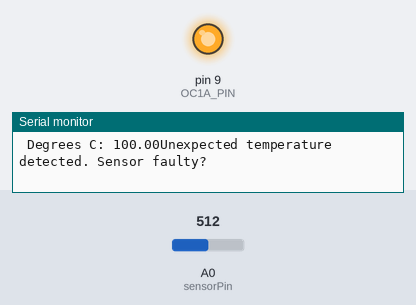
Recording of a sketch running on a simulated Arduino Uno, built with avr-gcc and run on an emulated ATmega328P. Shown: output pins drawn as LEDs (lit = HIGH), the last lines printed to the serial monitor. Inputs (shaded band) come from the test bench; at power-on: A0 (sensorPin) = 512.

Above: at 1.2 s.
1.3 s: A0 (sensorPin) set to 122
At 1.7 s:
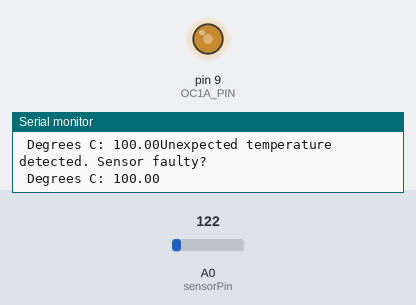
2.8 s: A0 (sensorPin) set to 107
4.3 s: A0 (sensorPin) set to 95
At 5.5 s:
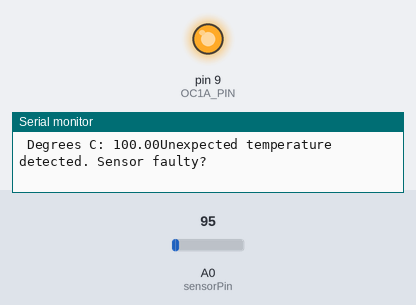
Timing chart, 0 to 7.3 s (numbered marks = the images above; inputs shaded):
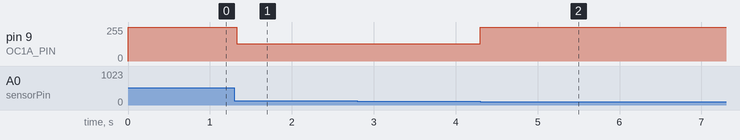

The sketch:

src.ino
```cpp
// PWM code stolen from : https://create.arduino.cc/projecthub/tylerpeppy/25-khz-4-pin-pwm-fan-control-with-arduino-uno-3005a1

const byte OC1A_PIN = 9;
const byte OC1B_PIN = 10;

const word PWM_FREQ_HZ = 25000; //Adjust this value to adjust the frequency (Frequency in HZ!) (Set currently to 25kHZ)
const word TCNT1_TOP = 16000000 / (2 * PWM_FREQ_HZ);

#define MIN_FAN_SPEED 50  // Minimum allowed fan speed (% duty cycle)
#define MAX_FAN_SPEED 100 // Maxium fan speed (% duty cycle)

// Temperature limits. Between these limits fan speed increases lineraly with temperature
#define TEMP_MIN 25.0  // Below this temperature fan runs at MIN_FAN_SPEED (deg C)
#define TEMP_MAX 40.0  // Abobe this temperature fan runs at MAX_FAN_SPEED (deg C)

// States
#define STATE_MAX_SPEED 0
#define STATE_MIN_SPEED 1
#define STATE_LINEAR 2

// Linear constants
const float divisor = max((TEMP_MAX - TEMP_MIN), 1.0);  // Make sure we don't divide with 0 by mistake
const float k = (MAX_FAN_SPEED - MIN_FAN_SPEED) / divisor;
const float m = MIN_FAN_SPEED - k * TEMP_MIN;

// Temp sensor code
const int sensorPin = A0;
// Temp sensor code end

void setup() {

  // Temp sensor code start
  Serial.begin(9600); // Open a serial port
  // Temp sensor code end

  pinMode(OC1A_PIN, OUTPUT);

  // Clear Timer1 control and count registers
  TCCR1A = 0;
  TCCR1B = 0;
  TCNT1  = 0;

  TCCR1A |= (1 << COM1A1) | (1 << WGM11);
  TCCR1B |= (1 << WGM13) | (1 << CS10);
  ICR1 = TCNT1_TOP;

}

void loop() {
  static int state = STATE_MAX_SPEED;
  static byte pwmDuty = 100;
  // Temp sensor code start
  int sensorVal = analogRead(sensorPin);
  // Serial.print("Sensor value: ");
  // Serial.print(sensorVal);

  // Convert ADC reading to voltage
  float voltage = (sensorVal / 1024.0) * 5.0;
  // Serial.print(", Volts: ");
  // Serial.print(voltage);

  // Convert to degC
  float temperature = (voltage - .5) * 100;

  // Do some error handling of the calculated temperature.
  // If temperature is negative or temperature > 100 degC the sensor is probably faulty.
  if (temperature < 0.0 || temperature > 100.0)
  {
    temperature = 100.0;
    Serial.println("Unexpected temperature detected. Sensor faulty?");
    Serial.print(" Degrees C: ");
    Serial.print(temperature);
  }

  // Serial.print(", degrees C: ");
  // Serial.print(temperature);
  // Temp sensor code end

  if (temperature < TEMP_MIN)
  {
    state = STATE_MIN_SPEED;
  }
  else if (temperature > TEMP_MIN && temperature < TEMP_MAX)
  {
    state = STATE_LINEAR;
  }
  else
  {
    // Default state, max speed
    state = STATE_MAX_SPEED;
  }

// Serial.print(", PWM duty: ");
  switch (state) {
    case STATE_MIN_SPEED:
      setPwmDuty(MIN_FAN_SPEED);
      // Serial.println(MIN_FAN_SPEED);
      break;
    case STATE_LINEAR:
      pwmDuty = calcPwmDuty(temperature);
      setPwmDuty(pwmDuty);
      // Serial.println(pwmDuty);
      break;
    default:
      // Max speed, temperature above TEMP_MAX or faulty
      setPwmDuty(MAX_FAN_SPEED);
      // Serial.println(MAX_FAN_SPEED);
      break;
  }
}

void setPwmDuty(byte duty) {
  OCR1A = (word) (duty * TCNT1_TOP) / 100;
}

byte calcPwmDuty(float temperature) {
  // Linear
  float pwmDuty_float = k * temperature + m;
  // Convert to byte
  byte pwmDuty_byte = (byte)(pwmDuty_float + 0.5);

  // Saurate calculated PWM duty. It should be no smaller than MIN_FAN_SPEED and not
  // greater than MAX_FAN_SPEED.
  pwmDuty_byte = max(pwmDuty_byte, MIN_FAN_SPEED);
  pwmDuty_byte = min(pwmDuty_byte, MAX_FAN_SPEED);

  return pwmDuty_byte;
}
```

Measured:
- the behaviour switches between 103 and 102 on A0 (sensorPin) (found by bisection; images 1 and 2)
- after the input at 1.3 s, pin 9 (OC1A_PIN): 255/255 → 128/255 at once
- after the input at 2.8 s, every drawn part: stays the same
- after the input at 4.3 s, pin 9 (OC1A_PIN): 128/255 → 255/255 at once
